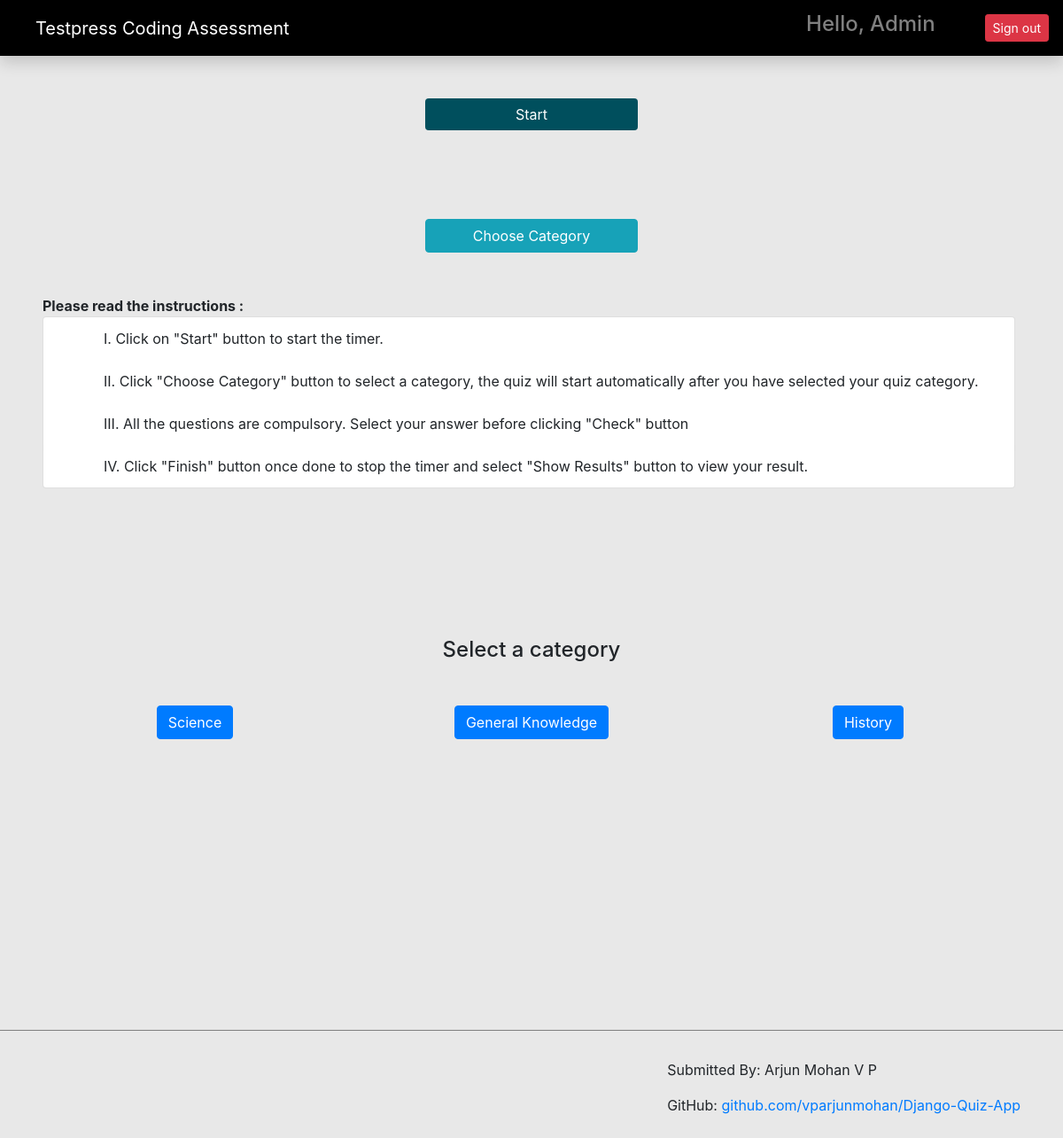
Screenshot of /quiz/category/ (signed in) with the database file from the repository.
### quiz/models.py (models this page shows, shortened)
class Category(models.Model):
    owner = models.ForeignKey(to=User, on_delete=models.CASCADE)
    category = models.CharField(max_length=200)

### quiz/views.py (the view)
# urls.py: path('category/', index_page, name='index_page'),
@login_required(login_url='/login/')
def index_page(request):
    categories = Category.objects.all()
    context = {'categories': categories}
    return render(request, 'index.html', context)

### templates/index.html (shortened to what this page needs)
{% extends 'base.html' %} {% load static %} {% block content %}
<div id="index-section1">
    <input type="button" class="btn btn-success indexStartButton" id="start-btn" value="Start">
    <br>
    <a href="#index-section2" class="btn btn-info categoryButton" id="">Choose Category</a>
    <div class="row">
    <div class="col-md-11 mb-4 mt-5 ml-lg-5">
        <p class="instructions"><b>Please read the instructions :</b></p>
        <ul class="list-group">
            <li class="list-group-item">
              <div class="md-v-line"></div>I. Click on "Start" button to start the timer.
            </li>
            <li class="list-group-item">
              <div class="md-v-line"></div>II. Click "Choose Category" button to select a category, the quiz will start automatically after you have selected your quiz category.
            </li>
            <li class="list-group-item">
              <div class="md-v-line"></div>III. All the questions are compulsory. Select your answer before clicking "Check" button
            </li>
            <li class="list-group-item">
              <div class="md-v-line"></div>IV. Click "Finish" button once done to stop the timer and select "Show Results" button to view your result.
            </li>
          </ul>
    </div>
</div>
<div id="index-section2">
<div class="container mt-5 pt-5">
  <h4 class="text-center mt-lg-5">Select a category</h4>
  <div class="row mt-lg-5">
    {% for category in categories %}
    <div class="col text-center">
      <a href="{{category.id}}" class="btn btn-primary"
        >{{category.category}}</a>
      <br />
    </div>
    {% endfor %}
  </div>
</div>
<br><br><br><br><br><br><br><br><br><br><br><br><br>
<hr style="height:1px;border-width:0;color:gray;background-color:gray; ">
<footer class="mr-lg-5 mt-3" style="float:right;">
  <p>Submitted By: Arjun Mohan V P</p>
  <p>GitHub: <a href="https://github.com/vparjunmohan/Django-Quiz-App" target=_blank>github.com/vparjunmohan/Django-Quiz-App</a></p>
</footer>
</div>
{% endblock content %}

### templates/base.html (shortened to what this page needs)
{% load static %}
<html lang="en">
<head>
  <link href="{% static 'css/bootstrap.min.css'%}" rel="stylesheet" />
  <link href="{% static 'css/main.css'%}" rel="stylesheet" />
  <link rel="stylesheet" href="https://maxcdn.bootstrapcdn.com/bootstrap/4.0.0/css/bootstrap.min.css" />
  <link rel="stylesheet" href="{% static 'css/styles.css' %}">
</head>
<body>
  <nav class="navbar navbar-dark sticky-top flex-md-nowrap p-0 shadow">
    <a class="navbar-brand col-md-3 col-lg-2 me-0 px-3 ml-4" href="{% url 'index_page' %}">Testpress Coding
      Assessment</a>
    <ul class="navbar-nav px-3" style="display: flex; flex-direction: row; align-items:center;">
      <li class="nav-item text-nowrap">
        <div href="" class="nav-link">
          <h4 class="text text-capitalize">
            Hello, {{request.user.username}}
          </h4>
        </div>
      </li>
      <li class="nav-item text-nowrap mt-3 ml-2">
        <form action="{% url 'logout' %}" method="post">
          <input class="btn btn-danger btn-sm ml-5" type="submit" value="Sign out">
        </form>
      </li>
    </ul>
  </nav>
  {% block content %}
  {% endblock content %}
</body>
</html>

### quiz/static/css/main.css (style rules this page uses)
.navbar { background-color: black; }
#start-btn { background-color: #004f5d; border: #004f5d; }

### quiz/static/css/styles.css (style rules this page uses)
body { overflow: hidden; background-color: #e8e8e8; }
#index-section1 { height: 100vh; }
#index-section2 { height: 100vh; }
.categoryButton { margin-top: 100px; margin-left: 40%; width: 20%; }
.indexStartButton { margin-left: 40%; width: 20%; }
.instructions { margin: 0; padding: 0; }

### rows the page displays
Category: category "Science"
Category: category "General Knowledge"
Category: category "History"

### other values shown
{{ request.user.username }} "Admin"
